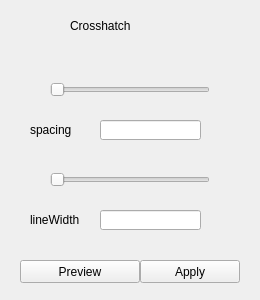
<?xml version="1.0" encoding="UTF-8"?>
<ui version="4.0">
 <class>CrosshatchWidget</class>
 <widget class="QWidget" name="CrosshatchWidget">
  <property name="geometry">
   <rect>
    <x>0</x>
    <y>0</y>
    <width>260</width>
    <height>300</height>
   </rect>
  </property>
  <property name="windowTitle">
   <string>Form</string>
  </property>
  <widget class="QPushButton" name="applyBtn">
   <property name="geometry">
    <rect>
     <x>140</x>
     <y>260</y>
     <width>100</width>
     <height>23</height>
    </rect>
   </property>
   <property name="text">
    <string>Apply</string>
   </property>
  </widget>
  <widget class="QPushButton" name="previewBtn">
   <property name="geometry">
    <rect>
     <x>20</x>
     <y>260</y>
     <width>120</width>
     <height>23</height>
    </rect>
   </property>
   <property name="text">
    <string>Preview</string>
   </property>
  </widget>
  <widget class="QLabel" name="label">
   <property name="geometry">
    <rect>
     <x>70</x>
     <y>10</y>
     <width>181</width>
     <height>31</height>
    </rect>
   </property>
   <property name="text">
    <string>Crosshatch</string>
   </property>
  </widget>
  <widget class="QLabel" name="label_3">
   <property name="geometry">
    <rect>
     <x>30</x>
     <y>210</y>
     <width>61</width>
     <height>20</height>
    </rect>
   </property>
   <property name="text">
    <string>lineWidth</string>
   </property>
  </widget>
  <widget class="QSlider" name="spacingSlider">
   <property name="geometry">
    <rect>
     <x>50</x>
     <y>80</y>
     <width>160</width>
     <height>19</height>
    </rect>
   </property>
   <property name="maximum">
    <number>100</number>
   </property>
   <property name="orientation">
    <enum>Qt::Horizontal</enum>
   </property>
  </widget>
  <widget class="QLineEdit" name="spacingEdit">
   <property name="geometry">
    <rect>
     <x>100</x>
     <y>120</y>
     <width>101</width>
     <height>20</height>
    </rect>
   </property>
   <property name="inputMethodHints">
    <set>Qt::ImhDigitsOnly</set>
   </property>
  </widget>
  <widget class="QLineEdit" name="lineWidthEdit">
   <property name="geometry">
    <rect>
     <x>100</x>
     <y>210</y>
     <width>101</width>
     <height>20</height>
    </rect>
   </property>
   <property name="inputMethodHints">
    <set>Qt::ImhDigitsOnly</set>
   </property>
  </widget>
  <widget class="QSlider" name="lineWidthSlider">
   <property name="geometry">
    <rect>
     <x>50</x>
     <y>170</y>
     <width>160</width>
     <height>19</height>
    </rect>
   </property>
   <property name="maximum">
    <number>100</number>
   </property>
   <property name="orientation">
    <enum>Qt::Horizontal</enum>
   </property>
  </widget>
  <widget class="QLabel" name="label_2">
   <property name="geometry">
    <rect>
     <x>30</x>
     <y>120</y>
     <width>61</width>
     <height>20</height>
    </rect>
   </property>
   <property name="text">
    <string>spacing</string>
   </property>
  </widget>
 </widget>
 <resources/>
 <connections/>
</ui>
